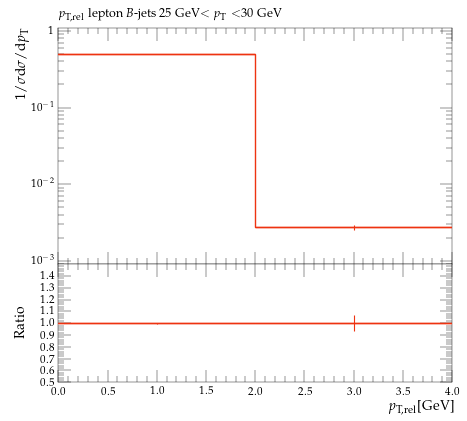

This figure's Python source:
#! /usr/bin/env python

# This Python script was auto-generated using YODA v2.0.2.
# Analysis object: /MC_HFDECAYS/avg_B_jet_l_pTrel_25_30
# Timestamp: 24-07-2026 (16:40:05)

import matplotlib as mpl
import matplotlib.pyplot as plt
mpl.use('Agg') # comment out for interactive use
import os
import numpy as np

plotDir = os.path.split(os.path.realpath(__file__))[0]
if 'YODA_USER_PLOT_PATH' in globals():
    plot_outdir = globals()['YODA_USER_PLOT_PATH']
else:
    plot_outdir = plotDir

#plot style
plt.style.use(os.path.join(plotDir, '../default.mplstyle'))
# plot metadata
figW, figH = plt.rcParams['figure.figsize']
ax_xLabel = r'$p_\mathrm{T,rel}$[GeV]'
ax_yLabel = r'$1/\sigma \mathrm{d}\sigma/\mathrm{d}p_\mathrm{T}$'
ax_title  = r'$p_\mathrm{T,rel}$ lepton $B$-jets 25 GeV$<p_\mathrm{T}<$30 GeV'
ax_xScale = 'linear'
ax_yScale = 'log'
xLims = (0.0, 4.0)
yLims = (0.0009000000000000001, 1.1)

# TeX-friendly labels for the legend
labels = {
    'legend' : ([ r"user.marsella.51666151.EXT0.\_000002.gettipesanti" ], r""),
}

# Adjust canvas width and height
canvasW = 10.0
canvasH = 9.0
figW *= canvasW/10.
figH *= canvasH/9.

# Create figure and axis objects
fig, (ax, ratio0_ax) = plt.subplots(2, 1, sharex=True,
                  figsize=(figW,figH), gridspec_kw={'height_ratios': (6.0, 3.0)})

# Set figure margins
plt.subplots_adjust(
    left   = 1.0 * plt.rcParams['figure.subplot.left'],
    right  = 1.0 * plt.rcParams['figure.subplot.right'],
    top    = 1.0 * plt.rcParams['figure.subplot.top'],
    bottom = 1.0 * plt.rcParams['figure.subplot.bottom'])

ratio0_ax.yaxis.set_major_locator(mpl.ticker.MultipleLocator(0.1))
ratio0_ax.set_ylim(0.5, 1.4999)
ratio0_ax.set_ylabel('Ratio')

# the numerical data is stored in a separate file
dataf = dict()
prefix = os.path.split(__file__)[0]
if prefix:    prefix = prefix + '/'
exec(open(prefix+'avg_B_jet_l_pTrel_25_30__data.py').read(), dataf)


legend_handles = dict() # keep track of handles for the legend

# style options for curves
# starts at zorder>=5 to draw curve on top of legend
styles = {
  'user.marsella.51666151.EXT0._000002.gettipesanti.yoda.gz': {
    'color' : '#EE3311',
    'linestyle' : '-',
    'linewidth' : 1,
    'marker' : 'none',
    'markersize' : 2,
    'capsize' : 0.0,
    'zorder' : 5,
    'histstyle' : 1,
    'drawstyle' : 'steps-pre',
    'xerrorbars' : 1,
    'yerrorbars' : 1,
    'fillcolor' : None,
    'fillopacity' : 1.0,
    'ratio0_linestyle' : '-',
    'ratio0_linewidth' : 1,
    'ratio0_marker' : 'none',
    'ratio0_markersize' : 2,
    'ratio0_capsize' : 0.0,
    'ratio0_zorder' : 5,
    'ratio0_histstyle' : 1,
    'ratio0_drawstyle' : 'steps-pre',
    'ratio0_xerrorbars' : 1,
    'ratio0_yerrorbars' : 1,
  },
}

# curve from input yoda files in main panel
for label, yvals in dataf['yvals'].items():
    if all(np.isnan(v) for v in dataf['yvals'][label]):
        continue
    tmp = None
    if styles[label]['histstyle']: # draw as histogram
        xpos = dataf['xedges'][label] if styles[label]['drawstyle'] else dataf['xpoints'][label]
        ypos = np.insert(yvals, 0, yvals[0]) if styles[label]['drawstyle'] else yvals
        if styles[label]['fillcolor']: # fill area below curve
            ax.fill_between(xpos, ypos, step='pre',
                            color=styles[label]['fillcolor'],
                            alpha=styles[label]['fillopacity'])
        tmp, = ax.plot(xpos, ypos,
                       color=styles[label]['color'],
                       linestyle=styles[label]['linestyle'],
                       linewidth=styles[label]['linewidth'],
                       drawstyle=styles[label]['drawstyle'], solid_joinstyle='miter',
                       zorder=styles[label]['zorder'], label=label)
    tmp = ax.errorbar(dataf['xpoints'][label], yvals,
                      xerr=np.array(dataf['xerrs'][label])*styles[label]['xerrorbars'],
                      yerr=np.array(dataf['yerrs'][label])*styles[label]['yerrorbars'],
                      fmt=styles[label]['marker'], capsize=styles[label]['capsize'],
                      markersize=styles[label]['markersize'],
                      ecolor=styles[label]['color'],
                      color=styles[label]['color'], zorder=styles[label]['zorder'])
    tmp[-1][0].set_linestyle(styles[label]['linestyle'])
    tmp[-1][0].set_linewidth(styles[label]['linewidth'])
    if label in dataf['add_legend_handle']:  legend_handles[label] = tmp
    for varLabel in dataf['variation_yvals'].keys():
        if varLabel.startswith(label):
            tmp, = ax.plot(dataf['xedges'][label], dataf['variation_yvals'][varLabel],
                           color=styles[label]['color'],
                           linestyle=styles[label]['linestyle'],
                           linewidth=styles[label]['linewidth'],
                           drawstyle='steps-pre', solid_joinstyle='miter',
                           zorder=styles[label]['zorder'], alpha=0.5)


# plots on ratio panel
# curve from input yoda files in ratio panel
for label, yvals in dataf['ratio0_yvals'].items():
    if all(np.isnan(v) for v in yvals):
        continue
    if styles[label]['ratio0_histstyle']: # plot as histogram
        xpos = dataf['xedges']['user.marsella.51666151.EXT0._000002.gettipesanti.yoda.gz'] if styles[label]['ratio0_drawstyle'] else dataf['xpoints']['user.marsella.51666151.EXT0._000002.gettipesanti.yoda.gz']
        ypos = np.insert(yvals, 0, yvals[0]) if styles[label]['ratio0_drawstyle'] else yvals
        ratio0_ax.plot(xpos, ypos,
                       color=styles[label]['color'],
                       linewidth=styles[label]['linewidth'],
                       linestyle=styles[label]['ratio0_linestyle'],
                       drawstyle=styles[label]['ratio0_drawstyle'], zorder=styles[label]['zorder'],
                       solid_joinstyle='miter')
    tmp = ratio0_ax.errorbar(dataf['xpoints']['user.marsella.51666151.EXT0._000002.gettipesanti.yoda.gz'], yvals,
                             xerr=np.array(dataf['ref_xerrs'])*styles[label]['ratio0_xerrorbars'],
                             yerr=np.array(dataf['ratio0_yerrs'][label])*styles[label]['ratio0_yerrorbars'],
                             fmt=styles[label]['ratio0_marker'], capsize=styles[label]['ratio0_capsize'],
                             markersize=styles[label]['ratio0_markersize'],
                             ecolor=styles[label]['color'],
                             color=styles[label]['color'])
    tmp[-1][0].set_linestyle(styles[label]['ratio0_linestyle'])
    tmp[-1][0].set_linewidth(styles[label]['ratio0_linewidth'])

    for varlabel in dataf['ratio0_variation_vals'].keys():
        if varlabel.startswith(label):
            ratio0_ax.plot(dataf['xedges']['user.marsella.51666151.EXT0._000002.gettipesanti.yoda.gz'],
                            dataf['ratio0_variation_vals'][varlabel],
                            color=styles[label]['color'],
                            linestyle=styles[label]['linestyle'],
                            linewidth=styles[label]['linewidth'],
                            drawstyle='steps-pre', solid_joinstyle='miter',
                            zorder=1, alpha=0.5)

legend_items = list(legend_handles.values())
ax.add_artist(ax.legend(legend_items,
                        labels['legend'][0],
                        title=labels['legend'][1],
                        alignment='right',
                        loc='upper right',
                        bbox_to_anchor=(1.0, 0.03),markerfirst=False))

# set plot metadata as defined above
ratio0_ax.set_xlabel(ax_xLabel)
ratio0_ax.xaxis.set_label_coords(1., -0.15)
ax.set_ylabel(ax_yLabel, ha='right', va='top')
ax.yaxis.set_label_coords(-0.11, 1.0)
ax.set_title(ax_title, loc='left')
ax.set_xscale(ax_xScale)
ax.set_yscale(ax_yScale)
ax.set_xlim(xLims)
ax.set_ylim(yLims)

# tick formatting
plt.rcParams['xtick.top'] = True
plt.rcParams['ytick.right'] = True
ax.yaxis.set_major_locator(mpl.ticker.LogLocator(base=10.0, numticks=np.inf))
ax.yaxis.set_minor_locator(mpl.ticker.LogLocator(
                           base=10.0, subs=np.arange(0.1, 1, 0.1), numticks=np.inf))
fig.align_ylabels((ax, ratio0_ax))
plt.savefig(os.path.join(plot_outdir, 'avg_B_jet_l_pTrel_25_30.pdf'), format='PDF')
plt.savefig(os.path.join(plot_outdir, 'avg_B_jet_l_pTrel_25_30.png'), format='PNG')

plt.close(fig)
